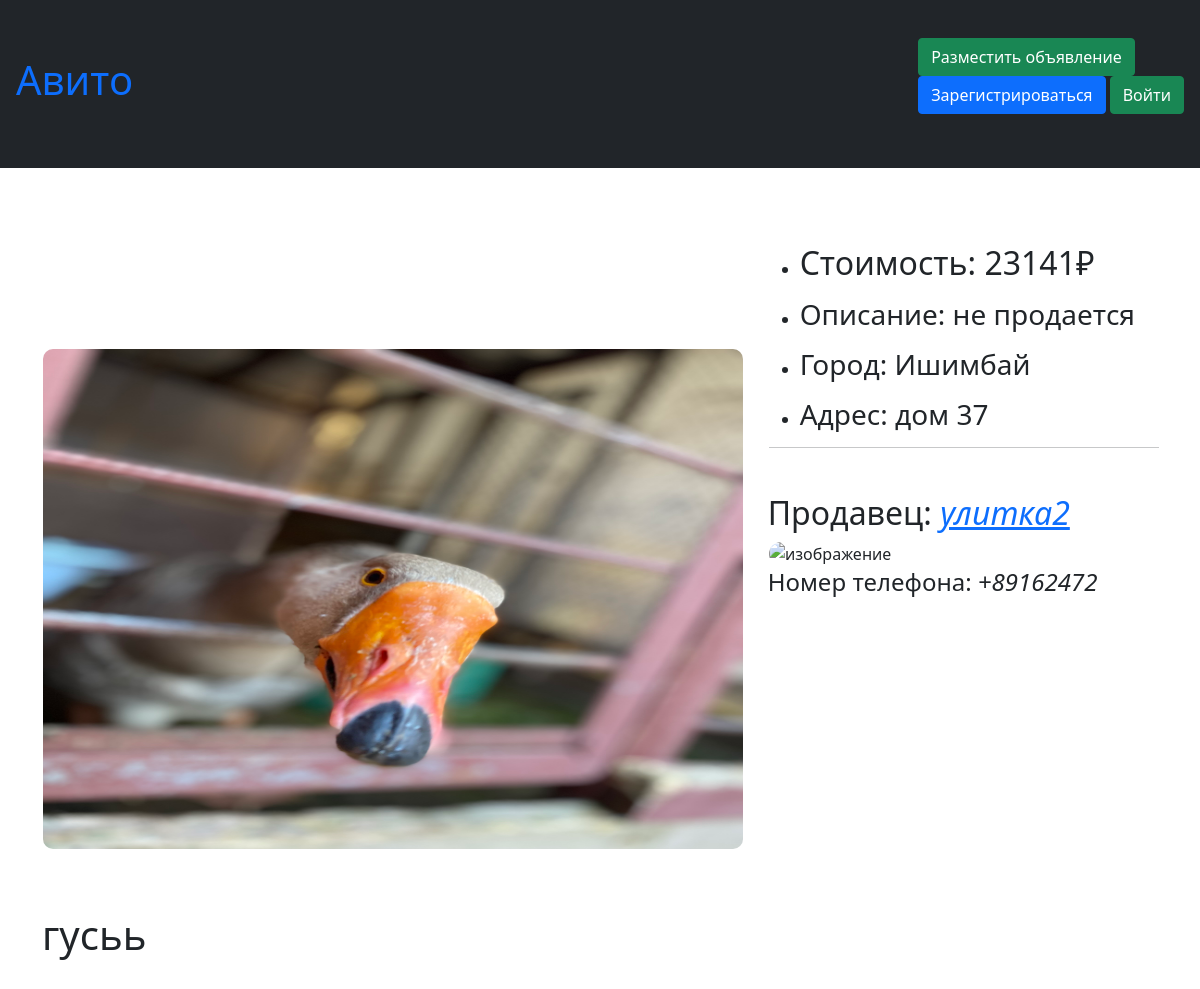
/advert/5, run on an earlier commit of the app's database.
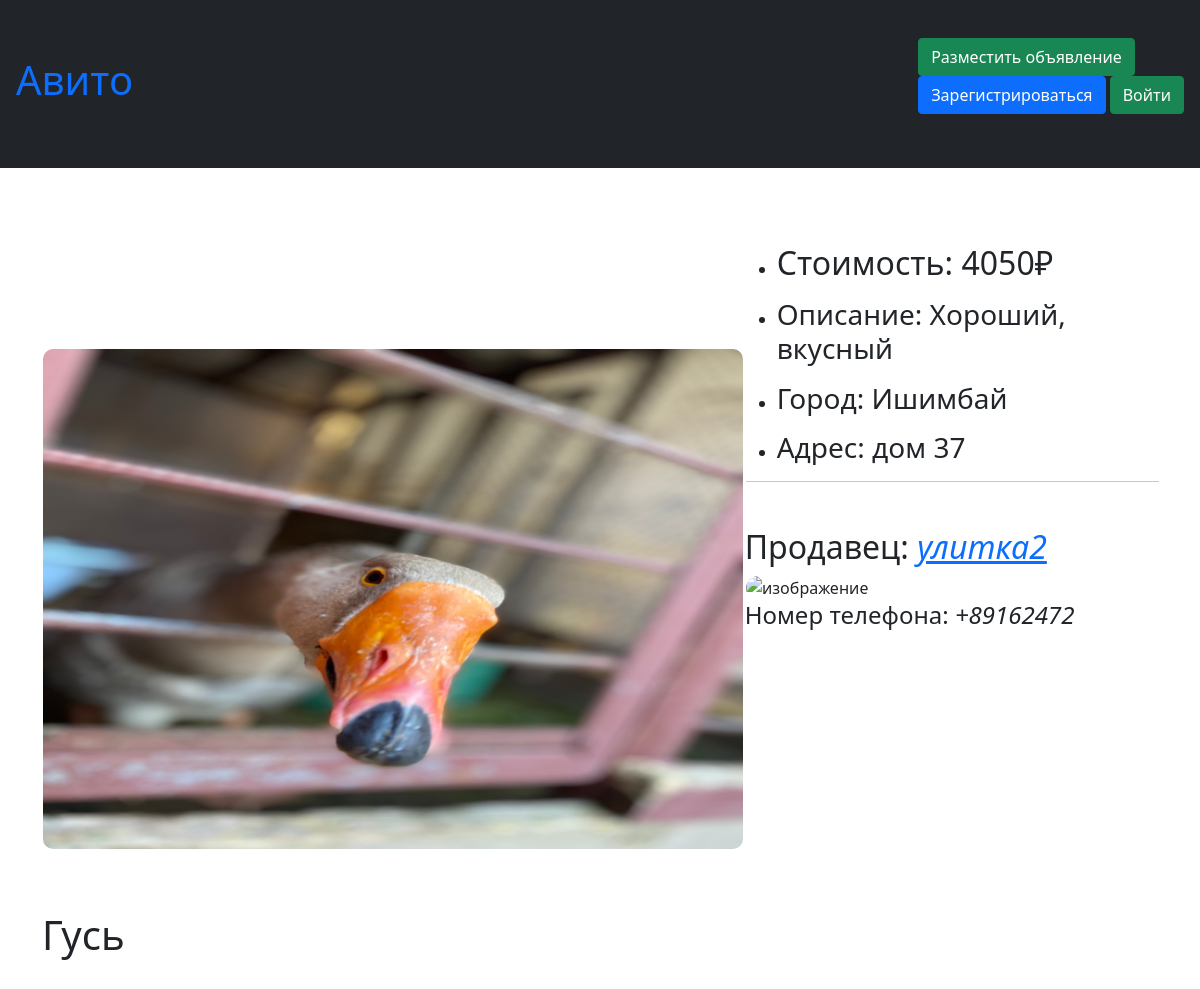
And on a later commit of the database.
### data/adverts.py (models this page shows)
class Advert(SqlAlchemyBase, UserMixin, SerializerMixin):  # orm-модель таблицы объявлений
    __tablename__ = 'adverts'
    id = sqlalchemy.Column(sqlalchemy.Integer,
                           primary_key=True, autoincrement=True)
    title = sqlalchemy.Column(sqlalchemy.String, nullable=True)
    description = sqlalchemy.Column(sqlalchemy.String, nullable=True)
    likes_count = sqlalchemy.Column(sqlalchemy.Integer, nullable=True)
    city = sqlalchemy.Column(sqlalchemy.String, nullable=True)
    address = sqlalchemy.Column(sqlalchemy.String, nullable=True)
    price = sqlalchemy.Column(sqlalchemy.Integer, nullable=True)
    created_date = sqlalchemy.Column(sqlalchemy.DateTime,
                                     default=datetime.datetime.now)
    user_id = sqlalchemy.Column(sqlalchemy.Integer,
                                sqlalchemy.ForeignKey("users.id"))
    user = orm.relationship('Users')
    category_id = sqlalchemy.Column(sqlalchemy.Integer,
                                    sqlalchemy.ForeignKey("categories.id"))
    category = orm.relationship('Category')

### data/user.py (models this page shows, shortened)
class Users(SqlAlchemyBase, UserMixin, SerializerMixin):  # модель для работы с таблицей users
    __tablename__ = 'users'
    id = sqlalchemy.Column(sqlalchemy.Integer,
                           primary_key=True, autoincrement=True)
    login = sqlalchemy.Column(sqlalchemy.String, nullable=True, unique=True)
    email = sqlalchemy.Column(sqlalchemy.String,
                              index=True, unique=True, nullable=True)
    photo = sqlalchemy.Column(sqlalchemy.String, nullable=True)
    phone_number = sqlalchemy.Column(sqlalchemy.String, nullable=True)
    hashed_password = sqlalchemy.Column(sqlalchemy.String, nullable=True)
    created_date = sqlalchemy.Column(sqlalchemy.DateTime,
                                     default=datetime.datetime.now)

### server.py (the view)
@app.route('/advert/<int:advert_id>', methods=['GET', 'POST'])
def advert(advert_id):  # окно с информацией про объявление
    session = db_session.create_session()
    advert = session.query(Advert).get(advert_id)
    user = session.query(Users).filter(Users.id == advert.user_id).first()
    photos = session.query(AdvertsImages).filter(AdvertsImages.advert_id == advert_id).all()
    return render_template('advert.html', title='Объявление',
                           css1=url_for('static', filename='css/style_advert.css'), advert=advert, photos=photos,
                           user=user)

### data/db_session.py (called while the page is built)
def create_session() -> Session:
    global __factory
    return __factory()

### templates/advert.html (shortened to what this page needs)
{% extends "base.html" %}
{% block content %}
<head>
    <link rel="stylesheet" type="text/css" href="{{css1}}"/>
</head>
<body>
<div id="parent">
    <div id="left">
        <div id=na>
        </div>
        <main>
            <div id=hi>
                <nav>
                    <div>
                        <img src="/{{photos[0].path}}" alt="изображение" height="500" width="700"
                        >
                    </div>
                </nav>
            </div>
            <section><h1>{{advert.title}}</h1>
            </section>
        </main>
    </div>
    <div id="right">
        <section>
            <ul>
                <li><p>
                    <h2>Стоимость: {{advert.price}}₽</h2></p></li>
                <li><p>
                    <h3>Описание: {{advert.description}}</h3></p></li>
                <li><p>
                    <h3>Город: {{advert.city}}</h3></p></li>
                <li><p>
                    <h3>Адрес: {{advert.address}}</h3></p></li>
            </ul>
        </section>
        <hr style="position: relative; left: 1px;" width="100%" color="black"/>
        <div>
            <h2>Продавец: <a href="/profile/{{user.id}}"><em>{{user.login}}</em></a></h2>
            <img id=profile src="/{{user.photo}}" alt="изображение" height="150" width="150">
            <h4>Номер телефона: <em>+{{user.phone_number}}</em></h4>
        </div>
    </div>
</div>
</body>
{% endblock %}

### templates/base.html (shortened to what this page needs)
<!doctype html>
<html lang="en">
<head>
    <link rel="stylesheet"
          href="https://stackpath.bootstrapcdn.com/bootstrap/4.4.1/css/bootstrap.min.css"
>
    <link href="https://cdn.jsdelivr.net/npm/bootstrap@5.0.2/dist/css/bootstrap.min.css" rel="stylesheet"
>
    <link rel="stylesheet" href="static/css/style_profile.css">
    <link rel="stylesheet" href="static/css/style.css">
</head>
<body>
<header>
    <nav class="navbar navbar-light bg-dark">
        <a class="navbar-light" href="/" style="text-decoration: none"><h1>Авито</h1></a>
        <div>
            <a class="btn btn-success" href="/add">Разместить объявление</a>
            {% if current_user.is_authenticated %}
            <a class="btn btn-primary" href="/logout">Выход</a>
            <a class="navbar-brand" style="color:#ffffff" href="/profile/{{current_user.id}}" id="profile_name">{{current_user.login}}</a>
            {% else %}
            <p>
                <a class="btn btn-primary " href="/register">Зарегистрироваться</a>
                <a class="btn btn-success" href="/login">Войти</a>
            </p>
            {% endif %}
        </div>
    </nav>
</header>
<main role="main" class="container">
    {% block content %}{% endblock %}
</main>
</body>
</html>

### static/css/style_profile.css (style rules this page uses)
#na { width: 100%; height: 55px; }
img { border-radius: 10px; margin-top:1pt; margin-right:1pt; margin-left:1pt; margin-bottom:1pt }

### static/css/style.css (style rules this page uses)
* { box-sizing: border-box; }
body { margin: 0; }
div { padding: 30px 0 }

### static/css/style_advert.css (style rules this page uses)
html, body { width: 100%; height: 100%; overflow: hidden; }
#parent { display: flex; width: 100%; height: 100%; }
#parent #left { flex-grow: 1; }
#parent #right { flex-grow: 1; }
#profile { border-radius: 50px; margin-top:1pt; margin-right:1pt; margin-left:1pt; margin-bottom:1pt }

What changed in the data, as far as the page shows it:
changed Advert "Ишимбай": title "гусьь" → "Гусь"; price "23141" → "4050"; description "не продается" → "Хороший, вкусный"
